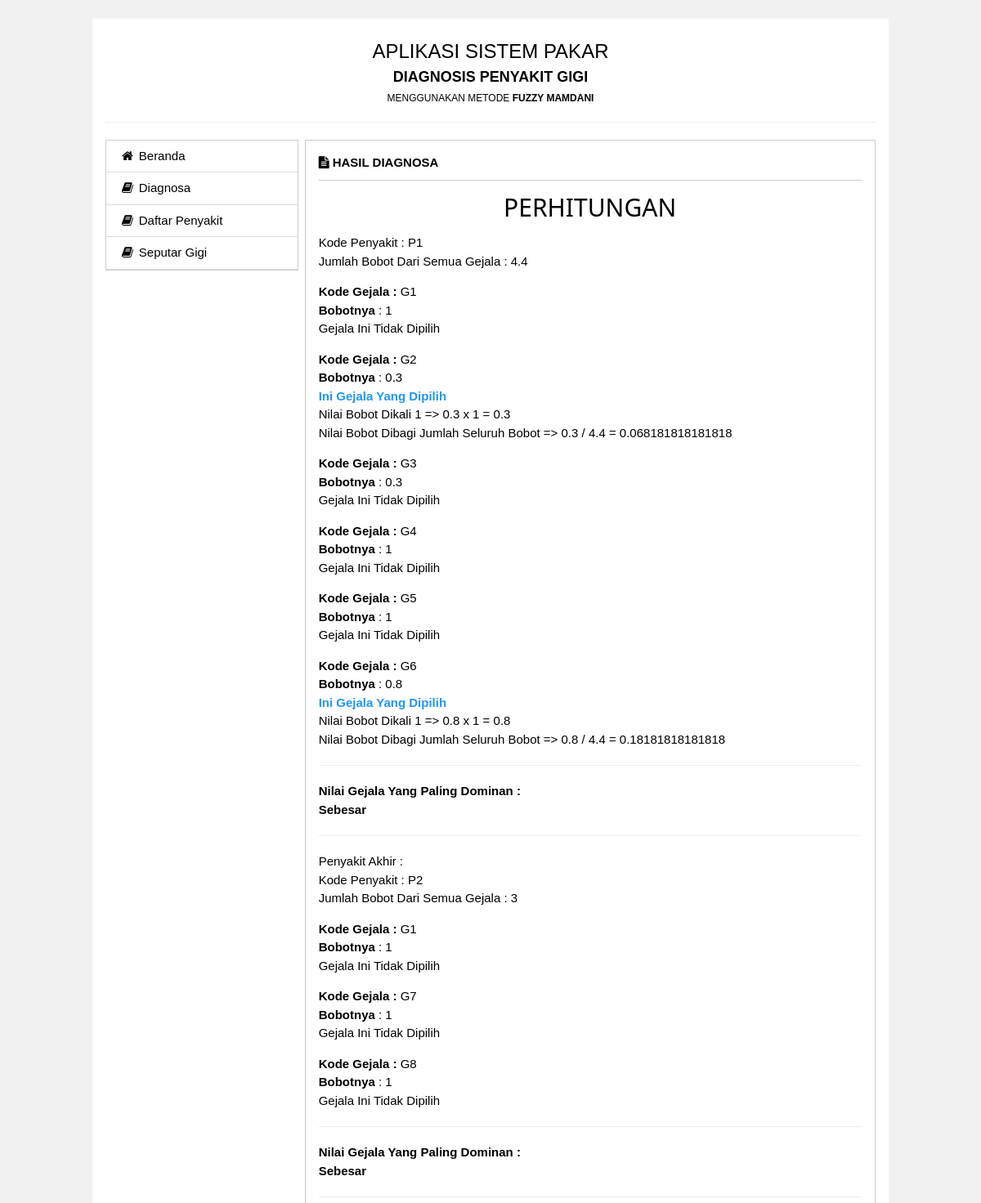
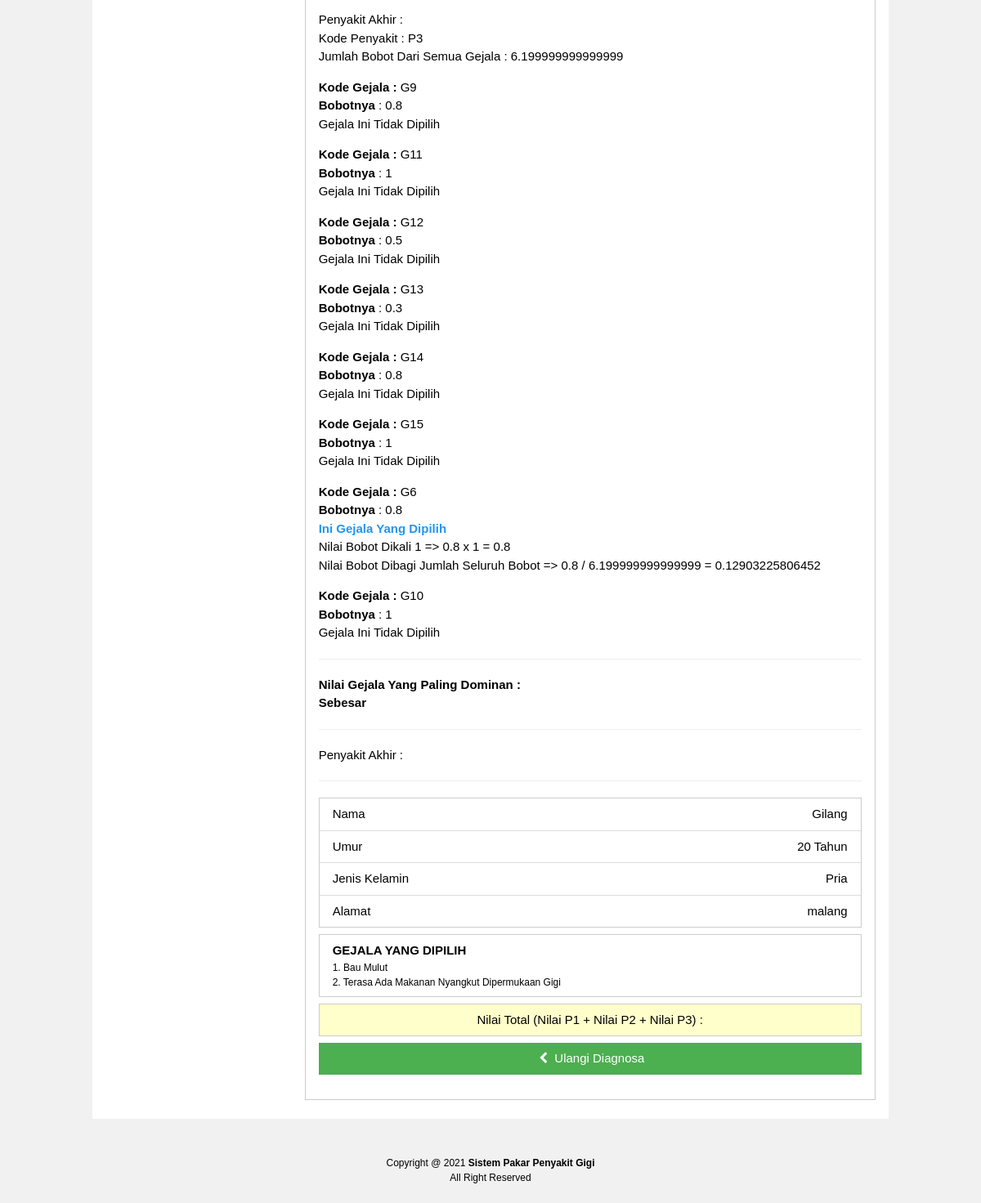
/diagnosa_hasil.php, run on the app's committed database (2 pictures, top to bottom).
### tables this page shows
CREATE TABLE `bobot` (
  `id_bobot` int(11) NOT NULL,
  `kd_gejala` varchar(30) NOT NULL,
  `kd_penyakit` varchar(30) NOT NULL,
  `bobot` double NOT NULL
);

CREATE TABLE `pasien` (
  `id_pasien` int(11) NOT NULL,
  `nama` varchar(30) NOT NULL,
  `kelamin` varchar(10) NOT NULL,
  `umur` varchar(3) NOT NULL,
  `alamat` varchar(100) NOT NULL,
  `tanggal` varchar(30) NOT NULL,
  `email` varchar(50) NOT NULL
);

CREATE TABLE `tmp_gejala` (
  `kd_gejala` varchar(30) NOT NULL
);

CREATE TABLE `gejala` (
  `kd_gejala` varchar(30) NOT NULL,
  `gejala` text NOT NULL
);

### diagnosa_hasil.php (the view, shortened to what this page needs)
<!DOCTYPE html>
<html>
<head>
<link rel="stylesheet" href="assets/w3.css">
<link href="assets/plugins/font-awesome/css/font-awesome.min.css" rel="stylesheet">
</head>
<body class="w3-light-gray">
<br>
<div class="w3-container w3-light-gray">
	<div class="w3-row">
    	<div class="w3-col l1">&nbsp;</div>
        <div class="w3-col l10 w3-white">
        	<div class="w3-container"><br>
            	<div class="w3-row">
                	<div class="w3-col l12 w3-center">
                    	<div class="w3-xlarge">APLIKASI SISTEM PAKAR</div>
                        <div class="w3-large"><strong>DIAGNOSIS PENYAKIT GIGI</strong></div>
                        <div class="w3-small" style="margin-top:3px;">MENGGUNAKAN METODE <strong>FUZZY MAMDANI</strong></div>
                    </div>
                </div>
                <hr>
            </div>
            <div class="w3-container">
            	<div class="w3-row">
                	<div class="w3-col l3">
                    	<div>
                        	<ul class="w3-ul w3-hoverable w3-border">
  <a href="index.php" style="text-decoration:none"><li style="border-bottom:1px solid #DDD;"><i class="fa fa-home fa-fw"></i> Beranda</li></a>
  <a href="diagnosa_create.php" style="text-decoration:none"><li style="border-bottom:1px solid #DDD;"><i class="fa fa-book fa-fw"></i> Diagnosa</li></a>
  <a href="penyakit_read.php" style="text-decoration:none"><li style="border-bottom:1px solid #DDD;"><i class="fa fa-book fa-fw"></i> Daftar Penyakit</li></a>
  <a href="informasi_read.php" style="text-decoration:none"><li style="border-bottom:1px solid #DDD;"><i class="fa fa-book fa-fw"></i> Seputar Gigi</li></a>
</ul>
                        </div>
                    </div>
                    <div class="w3-col l9" style="padding-left:8px;">
                    	<div class="w3-border w3-padding">
                        <div class="w3-border-bottom" style="padding-bottom:10px; margin-top:8px;"><strong><i class="fa fa-file-text"></i> HASIL DIAGNOSA</strong></div>
                        <?php
include "koneksi.php";
$sqlpenyakit="SELECT * FROM bobot GROUP BY kd_penyakit ";
$querypenyakit=mysqli_query($koneksi, $sqlpenyakit);
echo "<div style='display:block'>";
echo"<center><h2>PERHITUNGAN</h2></center>";
while($rowpenyakit=mysqli_fetch_array($querypenyakit)){
echo "Kode Penyakit : ".$rowpenyakit['kd_penyakit']. "<br>";
$kd_pen=$rowpenyakit['kd_penyakit'];
	$query_gejala=mysqli_query($koneksi, "SELECT * FROM bobot WHERE kd_penyakit='$kd_pen'");
	$querySUM=mysqli_query($koneksi, "select sum(bobot)AS jumlahbobot from bobot where kd_penyakit='$kd_pen'");
	$resSUM=mysqli_fetch_array($querySUM);
	echo "Jumlah Bobot Dari Semua Gejala : ".$resSUM['jumlahbobot'] ."<br>";
	$SUMbobot=$resSUM['jumlahbobot'];
	while($row_gejala=mysqli_fetch_array($query_gejala)){
		$kode_gejala_bobot=$row_gejala['kd_gejala'];
		$bobotbobot=$row_gejala['bobot'];
		echo"<p>";
		echo "<strong>Kode Gejala :</strong> ". $row_gejala['kd_gejala']. " <strong><br>Bobotnya</strong> : ". $bobotbobot."<br>";
		$query_tmp_gejala=mysqli_query($koneksi, "SELECT * FROM tmp_gejala WHERE kd_gejala='$kode_gejala_bobot'");
		$adadata=mysqli_num_rows($query_tmp_gejala);
			if($adadata!==0){
				echo "<span class='w3-text-blue'><b>Ini Gejala Yang Dipilih</b></span><br>";
				$bobotNilai=$bobotbobot*1;
				echo "Nilai Bobot Dikali 1 => ".$bobotbobot." x 1 = ".$bobotNilai."<br>";
				$var1=$bobotNilai/$SUMbobot; echo "Nilai Bobot Dibagi Jumlah Seluruh Bobot => ".$bobotNilai." / ".$SUMbobot." = ".$var1;
				}else{
				echo "Gejala Ini Tidak Dipilih<br>";
				}
		echo "</p>";
		}
$nilaiMin=mysqli_query($koneksi, "SELECT kd_penyakit,MAX(nilai)  AS NilaiAkhir FROM tmp_penyakit GROUP BY nilai  ORDER BY nilai DESC ");
$rowMin=mysqli_fetch_array($nilaiMin);
echo "<hr><b>Nilai Gejala Yang Paling Dominan :<br>Sebesar ". $rowMin['NilaiAkhir']."</b><br><hr>";
echo "Penyakit Akhir : ".$rowMin['kd_penyakit']. "<br>";
}
echo "<hr>";
echo "</div>";
?>
<?php
    include "koneksi.php";
	$query_pasien=mysqli_query($koneksi, "SELECT * FROM pasien ORDER BY id_pasien DESC");
	$data_pasien=mysqli_fetch_array($query_pasien);
	$query_gejala_input=mysqli_query($koneksi, "SELECT gejala.gejala AS namagejala,tmp_gejala.kd_gejala FROM gejala,tmp_gejala WHERE tmp_gejala.kd_gejala=gejala.kd_gejala");
	$nogejala=0;
	?>
<ul class="w3-ul w3-border" style="margin-top:8px;">
	<li>Nama<span class="w3-right"><?php echo $data_pasien['nama'] ?></span></li>
    <li>Umur<span class="w3-right"><?php echo $data_pasien['umur'] ?> Tahun</span></li>
    <li>Jenis Kelamin<span class="w3-right"><?php echo $data_pasien['kelamin'] ?></span></li>
    <li>Alamat<span class="w3-right"><?php echo $data_pasien['alamat'] ?></span></li>
</ul>
<div style="margin-top:8px;" class="w3-padding w3-border">
<strong>GEJALA YANG DIPILIH</strong>
<div class="w3-small w3-justify">
<?php
while($row_gejala_input=mysqli_fetch_array($query_gejala_input)){
		$nogejala++;
		echo $nogejala. ". ". $row_gejala_input['namagejala']. "<br>";
		}
		?>
</div>
</div>
<div style="margin-top:8px;" class="w3-padding w3-border w3-pale-yellow">
<?php
$query_nilai=mysqli_query($koneksi, "SELECT SUM(nilai) as nilaiSum FROM tmp_penyakit");
$rowSUM=mysqli_fetch_array($query_nilai);
echo "<center>Nilai Total (Nilai P1 + Nilai P2 + Nilai P3) : <b>". $rowSUM['nilaiSum']. "</b></center>";
	?>
</div>
<a class="w3-btn w3-block w3-green" style="margin-top:8px;" href="diagnosa_mulai.php"><i class="fa fa-chevron-left fa-fw"></i> Ulangi Diagnosa</a><br />
                        </div>
                    </div>
                </div>
            </div><br>
        </div>
        <div class="w3-col l1">&nbsp;</div>
    </div>
</div><br>
<br>
<div class="w3-center w3-small">Copyright @ 2021 <strong>Sistem Pakar Penyakit Gigi</strong><br>
All Right Reserved</div>
<br>
</body>
</html>

### assets/w3.css (style rules this page uses)
*,*:before,*:after { box-sizing:inherit }
html { -ms-text-size-adjust:100%;-webkit-text-size-adjust:100% }
body { margin:0 }
a { background-color:transparent;-webkit-text-decoration-skip:objects }
hr { box-sizing:content-box;height:0;overflow:visible }
html,body { font-family:Verdana,sans-serif;font-size:15px;line-height:1.5 }
html { overflow-x:hidden }
h2 { font-size:30px }
h1,h2,h3,h4,h5,h6 { font-family:"Segoe UI",Arial,sans-serif;font-weight:400;margin:10px 0 }
hr { border:0;border-top:1px solid #eee;margin:20px 0 }
a { color:inherit }
.w3-btn,.w3-button { border:none;display:inline-block;padding:8px 16px;vertical-align:middle;overflow:hidden;text-decoration:none;color:inherit;background-color:inherit;text-align:center;cursor:pointer;white-space:nowrap }
.w3-btn,.w3-button { -webkit-touch-callout:none;-webkit-user-select:none;-khtml-user-select:none;-moz-user-select:none;-ms-user-select:none;user-select:none }
.w3-ul { list-style-type:none;padding:0;margin:0 }
.w3-ul li { padding:8px 16px;border-bottom:1px solid #ddd }
.w3-ul li:last-child { border-bottom:none }
.w3-block { display:block;width:100% }
.w3-container:after,.w3-container:before,.w3-panel:after,.w3-panel:before,.w3-row:after,.w3-row:before,.w3-row-padding:after,.w3-row-padding:before, .w3-cell-row:before,.w3-cell-row:after,.w3-clear:after,.w3-clear:before,.w3-bar:before,.w3-bar:after { content:"";display:table;clear:both }
.w3-col,.w3-half,.w3-third,.w3-twothird,.w3-threequarter,.w3-quarter { float:left;width:100% }
@media (min-width:993px) { .w3-col.l1 { width:8.33333% } }
@media (min-width:993px) { .w3-col.l3 { width:24.99999% } }
@media (min-width:993px) { .w3-col.l9 { width:74.99999% } }
@media (min-width:993px) { .w3-col.l10 { width:83.33333% } }
@media (min-width:993px) { .w3-col.l12 { width:99.99999% } }
.w3-container,.w3-panel { padding:0.01em 16px }
.w3-small { font-size:12px!important }
.w3-large { font-size:18px!important }
.w3-xlarge { font-size:24px!important }
.w3-justify { text-align:justify!important }
.w3-center { text-align:center!important }
.w3-border { border:1px solid #ccc!important }
.w3-border-bottom { border-bottom:1px solid #ccc!important }
.w3-padding { padding:8px 16px!important }
.w3-right { float:right!important }
.w3-green,.w3-hover-green:hover { color:#fff!important;background-color:#4CAF50!important }
.w3-white,.w3-hover-white:hover { color:#000!important;background-color:#fff!important }
.w3-light-grey,.w3-hover-light-grey:hover,.w3-light-gray,.w3-hover-light-gray:hover { color:#000!important;background-color:#f1f1f1!important }
.w3-pale-yellow,.w3-hover-pale-yellow:hover { color:#000!important;background-color:#ffffcc!important }
.w3-text-blue,.w3-hover-text-blue:hover { color:#2196F3!important }

### data on the page
bobot: kd_penyakit "P1", jumlahbobot "4.4", kd_gejala "G1", bobot "1", shows "Gejala Ini Tidak Dipilih"
bobot: kd_gejala "G2", bobot "0.3", SUMbobot "4.4", var1 "0.068181818181818"
bobot: kd_gejala "G3", bobot "0.3", shows "Gejala Ini Tidak Dipilih"
bobot: kd_gejala "G4", bobot "1", shows "Gejala Ini Tidak Dipilih"
bobot: kd_gejala "G5", bobot "1", shows "Gejala Ini Tidak Dipilih"
bobot: kd_gejala "G6", bobot "0.8", SUMbobot "4.4", var1 "0.18181818181818"
bobot: kd_penyakit "P2", jumlahbobot "3", kd_gejala "G1", bobot "1", shows "Gejala Ini Tidak Dipilih"
bobot: kd_gejala "G7", bobot "1", shows "Gejala Ini Tidak Dipilih"
bobot: kd_gejala "G8", bobot "1", shows "Gejala Ini Tidak Dipilih"
bobot: kd_penyakit "P3", jumlahbobot "6.199999999999999", kd_gejala "G9", bobot "0.8", shows "Gejala Ini Tidak Dipilih"
bobot: kd_gejala "G11", bobot "1", shows "Gejala Ini Tidak Dipilih"
bobot: kd_gejala "G12", bobot "0.5", shows "Gejala Ini Tidak Dipilih"
bobot: kd_gejala "G13", bobot "0.3", shows "Gejala Ini Tidak Dipilih"
bobot: kd_gejala "G14", bobot "0.8", shows "Gejala Ini Tidak Dipilih"
bobot: kd_gejala "G15", bobot "1", shows "Gejala Ini Tidak Dipilih"
bobot: kd_gejala "G6", bobot "0.8", SUMbobot "6.199999999999999", var1 "0.12903225806452"
bobot: kd_gejala "G10", bobot "1", shows "Gejala Ini Tidak Dipilih"
pasien: nama "Gilang", umur "20", kelamin "Pria", alamat "malang"
tmp_gejala: kd_gejala.gejala "Bau Mulut"
tmp_gejala: kd_gejala.gejala "Terasa Ada Makanan Nyangkut Dipermukaan Gigi"
